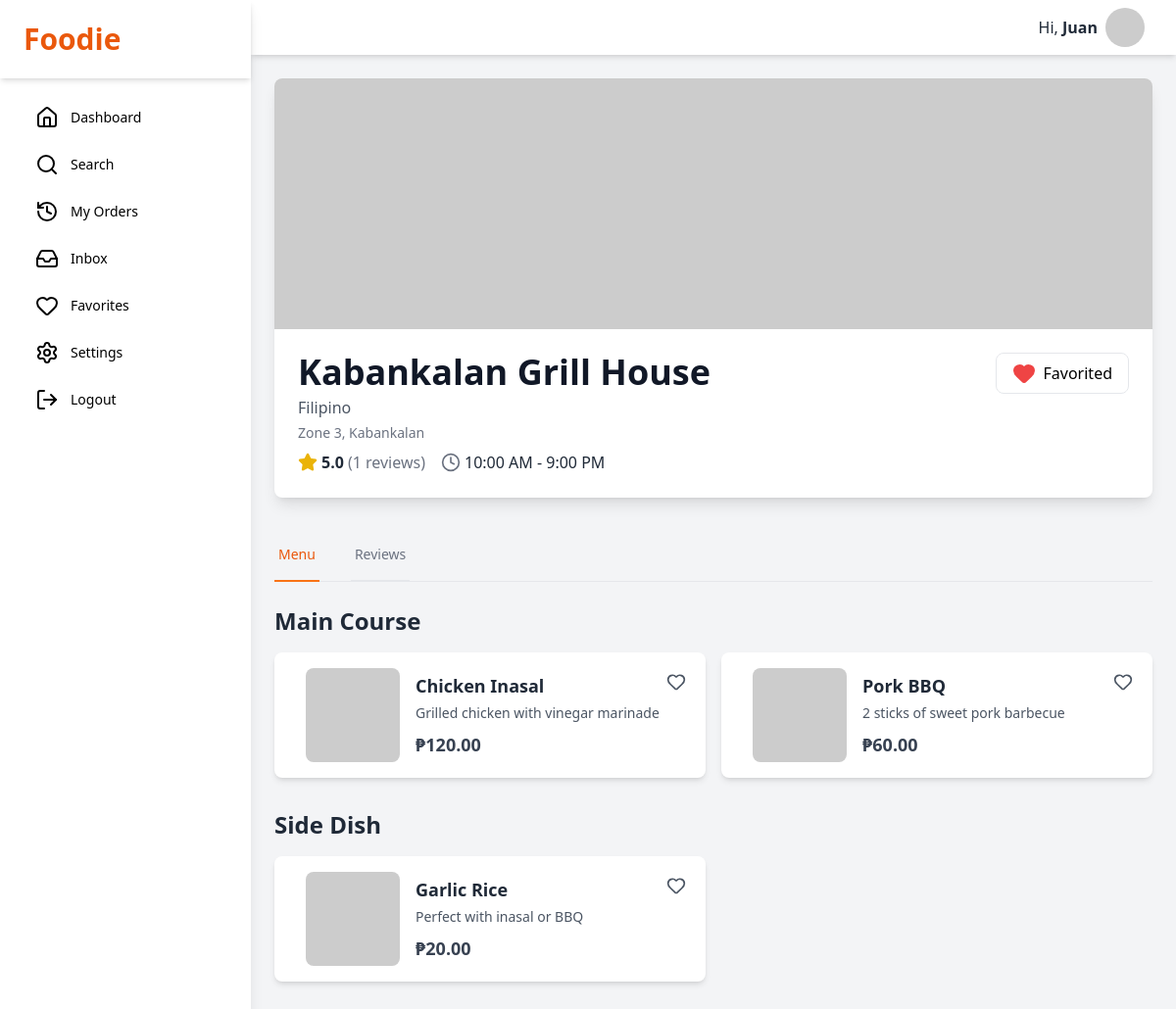
The app's page /view_restaurant.php?id=1 (signed in) with its own data.
### tables this page shows
CREATE TABLE `favorite_restaurants` (
  `id` INT NOT NULL AUTO_INCREMENT,
  `customer_id` INT NOT NULL,
  `restaurant_id` INT NOT NULL,
  `created_at` TIMESTAMP NOT NULL DEFAULT CURRENT_TIMESTAMP,
  PRIMARY KEY (`id`),
  UNIQUE KEY `customer_restaurant_favorite` (`customer_id`, `restaurant_id`),
  FOREIGN KEY (`customer_id`) REFERENCES `users`(`id`) ON DELETE CASCADE,
  FOREIGN KEY (`restaurant_id`) REFERENCES `restaurants`(`id`) ON DELETE CASCADE
);

CREATE TABLE `restaurants` (
  `id` INT NOT NULL AUTO_INCREMENT,
  `user_id` INT NOT NULL,  
  `name` VARCHAR(255) NOT NULL,
  `cuisine` VARCHAR(100) DEFAULT NULL,  
  `address` VARCHAR(255) NOT NULL,
  `city` VARCHAR(255) NULL DEFAULT NULL,
  `business_type` VARCHAR(100) NULL DEFAULT NULL,
  `details` TEXT NULL DEFAULT NULL,
  `business_permit_url` VARCHAR(255) NULL DEFAULT NULL,
  `latitude` DECIMAL(10, 8) NULL DEFAULT NULL,
  `longitude` DECIMAL(11, 8) NULL DEFAULT NULL,
  `banner_image_url` VARCHAR(255) DEFAULT NULL,
  `operating_hours` VARCHAR(100) DEFAULT NULL,  
  `is_open` BOOLEAN NOT NULL DEFAULT TRUE,
  `created_at` TIMESTAMP NOT NULL DEFAULT CURRENT_TIMESTAMP,
  PRIMARY KEY (`id`),
  FOREIGN KEY (`user_id`) REFERENCES `users`(`id`) ON DELETE CASCADE
);

CREATE TABLE `menu_items` (
  `id` INT NOT NULL AUTO_INCREMENT,
  `restaurant_id` INT NOT NULL,
  `name` VARCHAR(255) NOT NULL,
  `description` TEXT DEFAULT NULL,
  `price` DECIMAL(10, 2) NOT NULL,
  `image_url` VARCHAR(255) DEFAULT NULL,
  `category` VARCHAR(100) DEFAULT 'Main Course',  
  `is_available` BOOLEAN NOT NULL DEFAULT TRUE,
  `created_at` TIMESTAMP NOT NULL DEFAULT CURRENT_TIMESTAMP,
  PRIMARY KEY (`id`),
  FOREIGN KEY (`restaurant_id`) REFERENCES `restaurants`(`id`) ON DELETE CASCADE
);

### view_restaurant.php (the view, shortened to what this page needs)
<?php
require_once "db_connection/config.php";
$restaurant_id = trim($_GET["id"]);
$customer_id = $_SESSION['id'];
$restaurant = null;
$menu_items = [];
$sql_resto = "
    SELECT r.*, fr.id as favorite_restaurant_id,
           (SELECT AVG(rating) FROM reviews WHERE restaurant_id = r.id) as avg_rating,
           (SELECT COUNT(id) FROM reviews WHERE restaurant_id = r.id) as review_count
    FROM restaurants r
    LEFT JOIN favorite_restaurants fr ON r.id = fr.restaurant_id AND fr.customer_id = ?
    WHERE r.id = ?";
if ($stmt_resto = mysqli_prepare($link, $sql_resto)) {
    mysqli_stmt_bind_param($stmt_resto, "ii", $customer_id, $restaurant_id);
    mysqli_stmt_execute($stmt_resto);
    $result = mysqli_stmt_get_result($stmt_resto);
    if (mysqli_num_rows($result) == 1) {
        $restaurant = mysqli_fetch_assoc($result);
    } else {
        header("location: customer_dashboard.php"); exit;
    }
}
$sql_menu = "
    SELECT mi.*, fi.id as favorite_item_id
    FROM menu_items mi
    LEFT JOIN favorite_items fi ON mi.id = fi.menu_item_id AND fi.customer_id = ?
    WHERE mi.restaurant_id = ? AND mi.is_available = 1
    ORDER BY mi.category, mi.name";
if ($stmt_menu = mysqli_prepare($link, $sql_menu)) {
    mysqli_stmt_bind_param($stmt_menu, "ii", $customer_id, $restaurant_id);
    mysqli_stmt_execute($stmt_menu);
    $result_menu = mysqli_stmt_get_result($stmt_menu);
    while($row = mysqli_fetch_assoc($result_menu)) {
        $menu_items[$row['category']][] = $row;
    }
}
$is_restaurant_favorited = !is_null($restaurant['favorite_restaurant_id']);
$active_page = '';
?>
<!DOCTYPE html>
<html lang="en">
<head>
    <script src="https://cdn.tailwindcss.com"></script>
    <link rel="stylesheet" href="style.css">
</head>
<body class="bg-gray-100 font-sans">
    <div class="flex h-screen bg-gray-100">
        <?php require_once 'cdashboard_partial/sidebar.php'; ?>
        <div class="flex flex-col flex-1 overflow-y-auto">
            <?php require_once 'cdashboard_partial/header.php'; ?>
            <div class="p-4 md:p-6 pb-20 md:pb-6">
                <div class="bg-white rounded-lg shadow-lg overflow-hidden mb-8">
                    <img src="<?php echo htmlspecialchars($restaurant['banner_image_url'] ?? 'https://placehold.co/1200x400/F0F0F0/333?text=Restaurant'); ?>" alt="<?php echo htmlspecialchars($restaurant['name']); ?>" class="w-full h-48 md:h-64 object-cover">
                    <div class="p-6">
                        <div class="flex flex-col md:flex-row justify-between items-start">
                            <div>
                                <h1 class="text-4xl font-bold text-gray-900"><?php echo htmlspecialchars($restaurant['name']); ?></h1>
                                <p class="text-gray-600 mt-1"><?php echo htmlspecialchars($restaurant['cuisine']); ?></p>
                                <p class="text-sm text-gray-500 mt-1"><?php echo htmlspecialchars($restaurant['address']); ?></p>
                                <div class="flex items-center mt-2 space-x-4">
                                    <span class="flex items-center text-gray-800"><i data-lucide="star" class="w-5 h-5 text-yellow-500 fill-current mr-1"></i> <b><?php echo ($restaurant['avg_rating']) ? number_format($restaurant['avg_rating'], 1) : 'New'; ?></b> <span class="text-gray-500 ml-1">(<?php echo $restaurant['review_count']; ?> reviews)</span></span>
                                    <span class="flex items-center text-gray-800"><i data-lucide="clock" class="w-5 h-5 text-gray-500 mr-1"></i> <?php echo htmlspecialchars($restaurant['operating_hours']); ?></span>
                                </div>
                            </div>
                            <button class="favorite-restaurant-btn mt-4 md:mt-0 flex items-center space-x-2 px-4 py-2 border rounded-lg hover:bg-gray-100" data-restaurant-id="<?php echo $restaurant['id']; ?>">
                                <i data-lucide="heart" class="w-6 h-6 <?php echo $is_restaurant_favorited ? 'fill-red-500 text-red-500' : 'text-gray-500'; ?>"></i>
                                <span class="font-medium"><?php echo $is_restaurant_favorited ? 'Favorited' : 'Favorite'; ?></span>
                            </button>
                        </div>
                    </div>
                </div>
                <div>
                     <div class="border-b border-gray-200">
                        <nav class="-mb-px flex space-x-8" aria-label="Tabs">
                            <button id="tab-menu" class="tab-btn whitespace-nowrap py-4 px-1 border-b-2 font-medium text-sm text-orange-600 border-orange-500">Menu</button>
                            <button id="tab-reviews" class="tab-btn whitespace-nowrap py-4 px-1 border-b-2 font-medium text-sm text-gray-500 hover:text-gray-700 hover:border-gray-300">Reviews</button>
                        </nav>
                    </div>
                    <div id="content-menu" class="tab-content mt-6">
                         <?php if(!empty($menu_items)): foreach($menu_items as $category => $items): ?>
                            <div class="mb-8"><h2 class="text-2xl font-bold text-gray-800 mb-4 capitalize"><?php echo htmlspecialchars($category); ?></h2><div class="grid grid-cols-1 md:grid-cols-2 gap-4">
                                <?php foreach($items as $item): $is_item_favorited = !is_null($item['favorite_item_id']); ?>
                                <div class="bg-white p-4 rounded-lg shadow-md flex space-x-4 items-center relative"><button class="favorite-item-btn absolute top-3 right-3 bg-white bg-opacity-70 rounded-full p-2 text-gray-600 hover:text-red-500 z-10" data-item-id="<?php echo $item['id']; ?>"><i data-lucide="heart" class="w-5 h-5 <?php echo $is_item_favorited ? 'fill-red-500 text-red-500' : ''; ?>"></i></button><a href="view_item.php?id=<?php echo $item['id']; ?>" class="flex-shrink-0"><img src="<?php echo htmlspecialchars($item['image_url'] ?? 'https://placehold.co/100x100/F0F0F0/333?text=Dish'); ?>" class="w-24 h-24 rounded-lg object-cover"></a><div class="flex-1 overflow-hidden"><a href="view_item.php?id=<?php echo $item['id']; ?>"><p class="font-bold text-lg text-gray-800 truncate"><?php echo htmlspecialchars($item['name']); ?></p></a><p class="text-sm text-gray-600 mt-1"><?php echo htmlspecialchars(substr($item['description'], 0, 70)) . (strlen($item['description']) > 70 ? '...' : ''); ?></p><p class="text-lg font-semibold text-gray-700 mt-2">₱<?php echo number_format($item['price'], 2); ?></p></div></div>
                                <?php endforeach; ?>
                            </div></div>
                        <?php endforeach; else: ?><div class="text-center py-16 bg-white rounded-lg shadow-md"><p>This restaurant has not added any menu items yet.</p></div><?php endif; ?>
                    </div>
                </div>
            </div>
        </div>
    </div>
</body>
</html>

### cdashboard_partial/sidebar.php (shortened to what this page needs)
<div id="sidebar-drawer" class="fixed inset-y-0 left-0 bg-white shadow-lg w-64 transform -translate-x-full md:translate-x-0 md:relative md:w-64 z-40 transition-transform duration-300 ease-in-out">
    <div class="flex items-center justify-between h-20 shadow-md px-6">
        <a href="customer_dashboard.php" class="text-3xl font-bold text-orange-600">Foodie</a>
    </div>
    <ul class="flex flex-col py-4">
        <li class="hidden md:flex">
            <a href="customer_dashboard.php" class="flex flex-row items-center h-12 px-6 hover:bg-gray-100 <?php echo ($active_page == 'dashboard') ? 'bg-orange-100 border-r-4 border-orange-500 text-orange-600' : ''; ?>">
                <span class="inline-flex items-center justify-center h-12 w-12 text-lg"><i data-lucide="home"></i></span>
                <span class="text-sm font-medium">Dashboard</span>
            </a>
        </li>
        <li class="hidden md:flex">
            <a href="search.php" class="flex flex-row items-center h-12 px-6 hover:bg-gray-100 <?php echo ($active_page == 'search') ? 'bg-orange-100 border-r-4 border-orange-500 text-orange-600' : ''; ?>">
                <span class="inline-flex items-center justify-center h-12 w-12 text-lg"><i data-lucide="search"></i></span>
                <span class="text-sm font-medium">Search</span>
            </a>
        </li>
        <li class="hidden md:flex">
            <a href="orders.php" class="flex flex-row items-center h-12 px-6 hover:bg-gray-100 <?php echo ($active_page == 'orders') ? 'bg-orange-100 border-r-4 border-orange-500 text-orange-600' : ''; ?>">
                <span class="inline-flex items-center justify-center h-12 w-12 text-lg"><i data-lucide="history"></i></span>
                <span class="text-sm font-medium">My Orders</span>
            </a>
        </li>
         <li>
            <a href="inbox.php" class="flex flex-row items-center h-12 px-6 hover:bg-gray-100 <?php echo ($active_page == 'inbox') ? 'bg-orange-100 border-r-4 border-orange-500 text-orange-600' : ''; ?>">
                <span class="inline-flex items-center justify-center h-12 w-12 text-lg"><i data-lucide="inbox"></i></span>
                <span class="text-sm font-medium">Inbox</span>
            </a>
        </li>
         <li>
            <a href="favorites.php" class="flex flex-row items-center h-12 px-6 hover:bg-gray-100 <?php echo ($active_page == 'favorites') ? 'bg-orange-100 border-r-4 border-orange-500 text-orange-600' : ''; ?>">
                <span class="inline-flex items-center justify-center h-12 w-12 text-lg"><i data-lucide="heart"></i></span>
                <span class="text-sm font-medium">Favorites</span>
            </a>
        </li>
         <li>
            <a href="settings.php" class="flex flex-row items-center h-12 px-6 hover:bg-gray-100 <?php echo ($active_page == 'settings') ? 'bg-orange-100 border-r-4 border-orange-500 text-orange-600' : ''; ?>">
                <span class="inline-flex items-center justify-center h-12 w-12 text-lg"><i data-lucide="settings"></i></span>
                <span class="text-sm font-medium">Settings</span>
            </a>
        </li>
        <li>
            <a href="logout.php" class="flex flex-row items-center h-12 px-6 hover:bg-gray-100">
                <span class="inline-flex items-center justify-center h-12 w-12 text-lg"><i data-lucide="log-out"></i></span>
                <span class="text-sm font-medium">Logout</span>
            </a>
        </li>
    </ul>
</div>

### cdashboard_partial/header.php (shortened to what this page needs)
<?php
$first_name = htmlspecialchars(explode(' ', $_SESSION["name"])[0]);
?>
<div class="flex items-center justify-between h-20 bg-white shadow-md px-4 md:px-6 sticky top-0 z-20">
    <div class="relative hidden md:block">
        <button id="profile-button" class="flex items-center space-x-2 relative focus:outline-none p-2">
            <span class="text-gray-800 text-md hidden sm:block">Hi, <b><?php echo $first_name; ?></b></span>
            <img src="https://placehold.co/40x40/EFEFEF/333333?text=<?php echo substr($_SESSION["name"], 0, 1); ?>" alt="profile" class="w-8 h-8 sm:w-10 sm:h-10 rounded-full">
        </button>
    </div>
</div>

### style.css (style rules this page uses)
body { font-family: 'Inter', sans-serif; }

### records on screen
favorite_restaurants: restaurant.name "Kabankalan Grill House", restaurant.cuisine "Filipino", restaurant.address "Zone 3, Kabankalan", restaurant.operating_hours "10:00 AM - 9:00 PM"
menu_items: name "Chicken Inasal", description "Grilled chicken with vinegar marinade", price "120.00"
menu_items: name "Pork BBQ", description "2 sticks of sweet pork barbecue", price "60.00"
menu_items: name "Garlic Rice", description "Perfect with inasal or BBQ", price "20.00"

### other values on screen
$first_name "Juan"
$restaurant['avg_rating'] "5.0"
$restaurant['review_count'] "1"
$category "Main Course"
$category "Side Dish"
